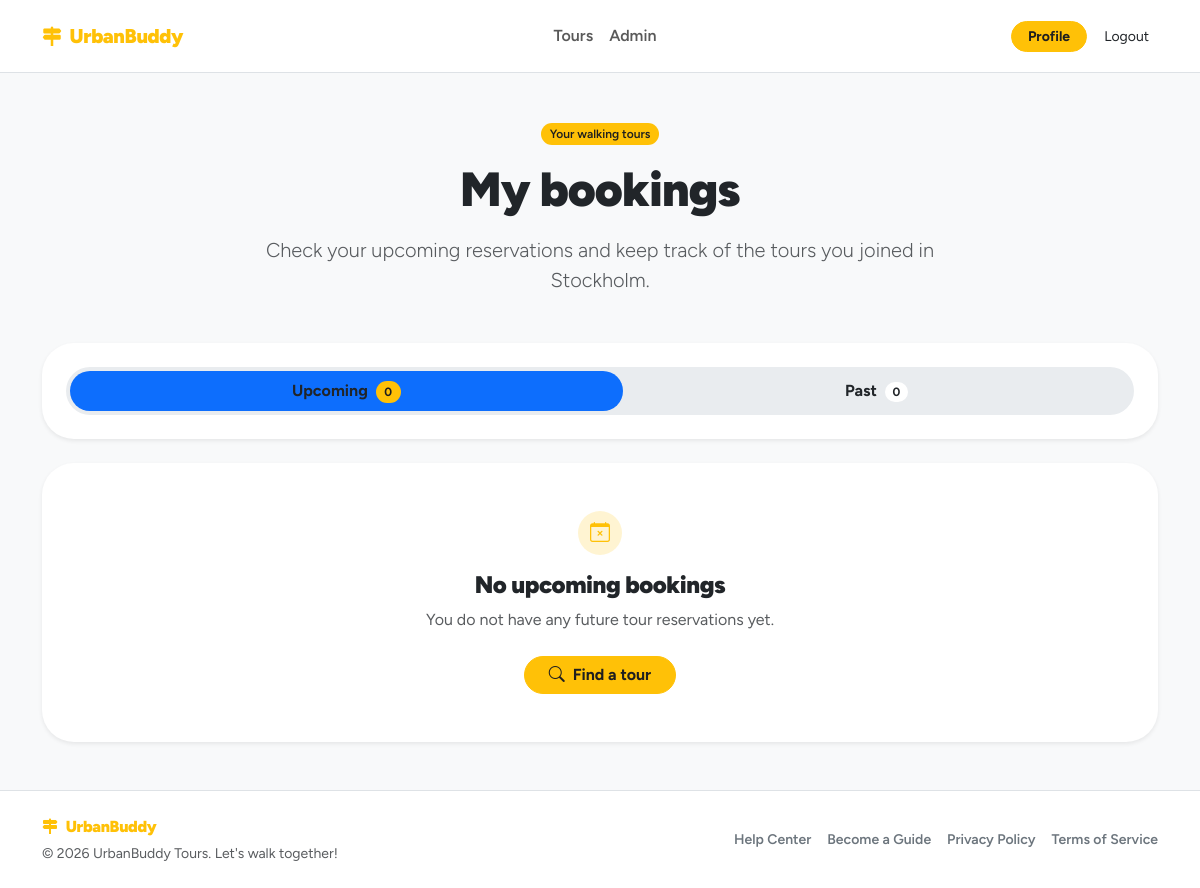
Before: /my-reservations (signed in) with the older database file.
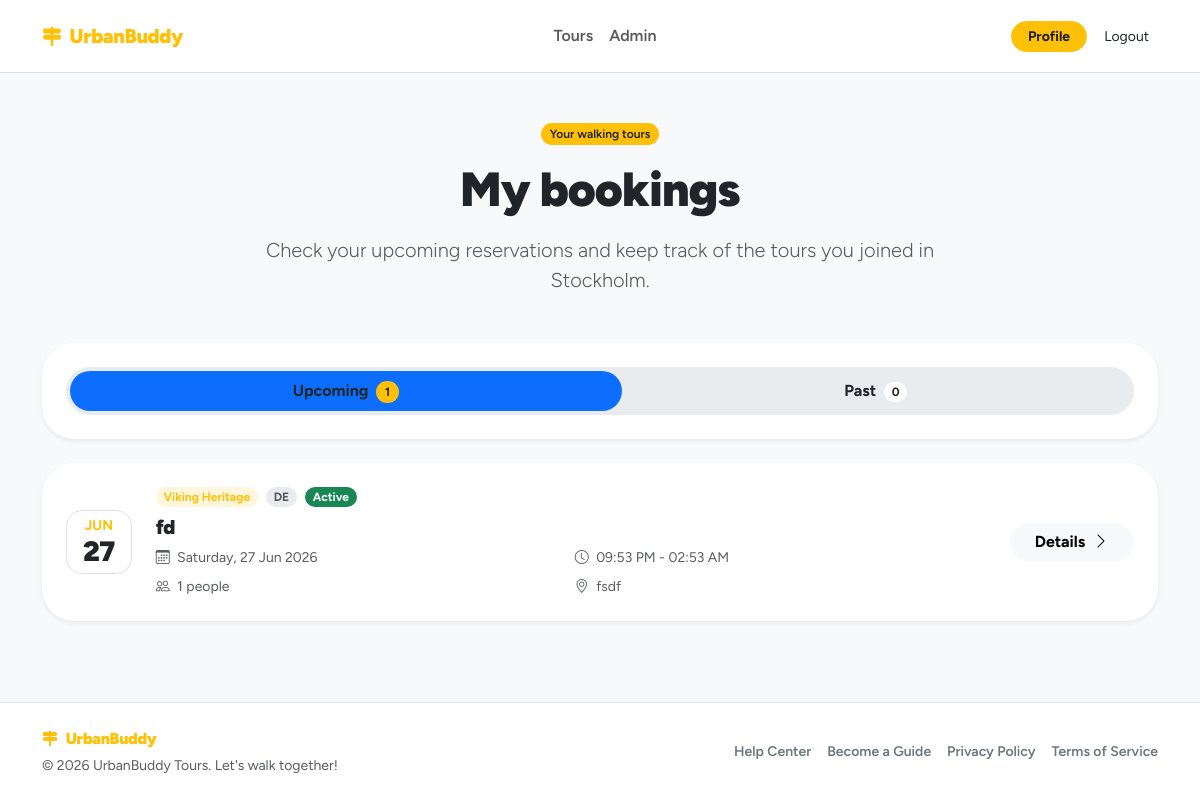
After: the same page with the newer database file.
### tables this page shows
CREATE TABLE tour_reservations (
    id TEXT PRIMARY KEY, -- UUID
    event_id TEXT NOT NULL, -- FK verso UUID
    participant_id TEXT NOT NULL, -- FK verso UUID
    idempotency_key TEXT UNIQUE NOT NULL, -- UUID gestito dal frontend
    total_people INTEGER NOT NULL CHECK(total_people >= 1 AND total_people <= 4),
    additional_names TEXT,
    reminder_sent INTEGER DEFAULT 0 CHECK(reminder_sent IN (0, 1)),
    is_checked_in INTEGER DEFAULT 0 CHECK(is_checked_in IN (0, 1)),
    status TEXT NOT NULL DEFAULT 'active' CHECK(status IN ('active', 'cancelled')),
    created_at TEXT DEFAULT CURRENT_TIMESTAMP,
    updated_at TEXT DEFAULT CURRENT_TIMESTAMP,
    FOREIGN KEY (event_id) REFERENCES tour_events(id),
    FOREIGN KEY (participant_id) REFERENCES users(id)
);

CREATE TABLE themes (
    id INTEGER PRIMARY KEY AUTOINCREMENT, -- Manteniamo autoincrement (Tabella di dominio)
    name TEXT UNIQUE NOT NULL,
	slug TEXT UNIQUE NOT NULL,
    icon TEXT,
    created_at TEXT DEFAULT CURRENT_TIMESTAMP
, primary_color TEXT DEFAULT '#ffc107');

CREATE TABLE tours (
    id TEXT PRIMARY KEY,  -- UUID
    guide_id TEXT NOT NULL, -- FK verso UUID
    theme_id INTEGER NOT NULL,
    language_id INTEGER NOT NULL,
    title TEXT NOT NULL,
    description TEXT NOT NULL,
    meeting_point TEXT NOT NULL,
    duration INTEGER NOT NULL,
    max_participants INTEGER NOT NULL,
    is_deleted INTEGER DEFAULT 0 CHECK(is_deleted IN (0, 1)),
    created_at TEXT DEFAULT CURRENT_TIMESTAMP,
    updated_at TEXT DEFAULT CURRENT_TIMESTAMP,
    FOREIGN KEY (guide_id) REFERENCES users(id) ON DELETE CASCADE,
    FOREIGN KEY (theme_id) REFERENCES themes(id) ON DELETE RESTRICT,
    FOREIGN KEY (language_id) REFERENCES languages(id) ON DELETE RESTRICT
);

### app/public/routes.py (the view)
@public_bp.route("/my-reservations")
@login_required
def my_reservations():
    page_data = build_my_reservations_page_data(current_user.id)
    return render_template(
        "my_reservations.html",
        **page_data,
    )

### app/auth/dao.py (called while the page is built)
    @staticmethod
    def _attach_guide_languages(user: User):
        if user is None:
            return None
        if user.role == "guide":
            user.guide_language_ids = UsersDAO._get_guide_language_ids(user.id)
        return user

    @staticmethod
    def get_user_by_id(user_id: str):
        db = get_db()
        row = db.execute(
            "SELECT * FROM users WHERE id = ?",
            (user_id,)
        ).fetchone()
        user = User.from_row(row)
        return UsersDAO._attach_guide_languages(user)

### app/auth/domain.py (called while the page is built)
    @staticmethod
    def from_row(row):
        if row is None:
            return None
        profile_photo = "default.png"
        if "profile_photo" in row.keys() and row["profile_photo"] is not None:
            profile_photo = row["profile_photo"]
        return User(
            id=row["id"],
            role=row["role"],
            email=row["email"],
            password_hash=row["password_hash"],
            username=row["username"],
            first_name=row["first_name"],
            last_name=row["last_name"],
            profile_photo=profile_photo
        )

### app/auth/routes.py (called while the page is built)
@login_manager.user_loader
def load_user(user_id):
    return UsersDAO.get_user_by_id(user_id)

### app/core/db.py (called while the page is built)
def get_db():
    if 'conn' not in g:
        g.conn = sqlite3.connect(current_app.config["DATABASE"])
        g.conn.row_factory = sqlite3.Row
    return g.conn

### app/core/utils.py (called while the page is built)
def get_object_value(obj, attr_name, default=None):
    if obj is None:
        return default
    value = getattr(obj, attr_name, default)
    if value is None:
        return default
    return value

def get_object_name(obj, fallback="Not specified"):
    return get_object_value(obj, "name", fallback)

def normalize_time(value):
    if value is None:
        return None
    value = str(value).strip()
    if not value:
        return None
    accepted_formats = ["%H:%M", "%H:%M:%S"]
    for accepted_format in accepted_formats:
        try:
            parsed_time = datetime.strptime(value, accepted_format).time()
            return parsed_time.strftime("%H:%M")
        except ValueError:
            pass
    if len(value) >= 5:
        return value[:5]
    return None

def get_now_in_app_timezone():
    return datetime.now(ZoneInfo(APP_TIMEZONE))

def format_theme(theme, fallback="Walking Tour"):
    return get_object_name(theme, fallback)

### app/public/utils.py (called while the page is built)
def get_cover_filename(tour_id):
    photos = TourPhotosDAO.list_photos_by_tour(tour_id)
    if photos:
        return photos[0].filename
    return None

### app/templates/my_reservations.html (shortened to what this page needs)
{% extends "base.html" %}
{% block content %}
<section class="py-5">
    <div class="container">
        <div class="row justify-content-center text-center mb-5">
            <div class="col-lg-8">
                <span class="badge rounded-pill ub-badge fw-semibold mb-3">
                    Your walking tours
                </span>
                <h1 class="display-5 fw-black mb-3">
                    My bookings
                </h1>
                <p class="lead text-body-secondary mb-0">
                    Check your upcoming reservations and keep track of the tours you joined in {{ city_name }}.
                </p>
            </div>
        </div>
        <div class="card border-0 shadow-sm rounded-5 mb-4">
            <div class="card-body p-3 p-md-4">
                <ul class="nav nav-pills nav-fill bg-body-secondary rounded-pill p-1" id="reservationsTabs" role="tablist">
                    <li class="nav-item" role="presentation">
                        <button
                            class="nav-link active rounded-pill fw-bold text-dark"
                            id="upcoming-tab"
                            data-bs-toggle="pill"
                            data-bs-target="#upcoming"
                            type="button"
                            role="tab"
                            aria-controls="upcoming"
                            aria-selected="true"
                        >
                            Upcoming
                            <span class="badge rounded-pill ub-badge ms-1">
                                {{ upcoming_reservations|length }}
                            </span>
                        </button>
                    </li>
                    <li class="nav-item" role="presentation">
                        <button
                            class="nav-link rounded-pill fw-bold text-dark"
                            id="past-tab"
                            data-bs-toggle="pill"
                            data-bs-target="#past"
                            type="button"
                            role="tab"
                            aria-controls="past"
                            aria-selected="false"
                        >
                            Past
                            <span class="badge rounded-pill bg-white text-dark ms-1">
                                {{ past_reservations|length }}
                            </span>
                        </button>
                    </li>
                </ul>
            </div>
        </div>
        <div class="tab-content" id="reservationsTabsContent">
            <div class="tab-pane fade show active" id="upcoming" role="tabpanel" aria-labelledby="upcoming-tab" tabindex="0">
                {% if upcoming_reservations %}
                    <div class="vstack gap-4">
                        {% for reservation in upcoming_reservations %}
                            {% include "components/reservation_card.html" %}
                        {% endfor %}
                    </div>
                {% else %}
                    <div class="card border-0 shadow-sm rounded-5">
                        <div class="card-body text-center py-5">
                            <span class="ub-icon-soft fs-5 mb-3">
                                <i class="bi bi-calendar-x"></i>
                            </span>
                            <h2 class="h4 fw-black mb-2">
                                No upcoming bookings
                            </h2>
                            <p class="text-body-secondary mb-4">
                                You do not have any future tour reservations yet.
                            </p>
                            <a href="{{ url_for('public.home') }}" class="btn ub-btn fw-bold rounded-pill px-4">
                                <i class="bi bi-search me-1"></i>
                                Find a tour
                            </a>
                        </div>
                    </div>
                {% endif %}
            </div>
        </div>
    </div>
</section>
{% endblock %}

### app/templates/base.html (shortened to what this page needs)
<!doctype html>
<html lang="en">
<head>
    <link href="https://cdn.jsdelivr.net/npm/bootstrap@5.3.8/dist/css/bootstrap.min.css" rel="stylesheet">
    <link href="https://cdn.jsdelivr.net/npm/bootstrap-icons@1.11.3/font/bootstrap-icons.css" rel="stylesheet">
    <link rel="stylesheet" href="{{ url_for('static', filename='style.css') }}">
</head>
<body class="d-flex flex-column min-vh-100 bg-body-tertiary">
    {% block header %}
        {% include "partials/header.html" %}
    {% endblock %}
    <main class="flex-grow-1">
        {% block content %}{% endblock %}
    </main>
    {% block footer %}
        {% include "partials/footer.html" %}
    {% endblock %}
</body>
</html>

### app/templates/partials/header.html (shortened to what this page needs)
<nav class="navbar navbar-expand-lg bg-white border-bottom sticky-top py-3">
    <div class="container">
        <a class="navbar-brand d-flex align-items-center gap-2 fw-black ub-brand" href="{{ url_for('public.home') }}">
            <i class="bi bi-signpost-2-fill"></i>
            UrbanBuddy
        </a>
        <div class="collapse navbar-collapse" id="mainNavbar">
            <ul class="navbar-nav mx-auto mb-2 mb-lg-0">
                {% if current_user.is_authenticated %}
                    <li class="nav-item">
                        <a
                            class="nav-link fw-semibold {{ 'active ub-nav-active' if request.endpoint in ['public.home', 'public.tour_listings', 'public.tour_detail'] }}"
                            href="{{ url_for('public.tour_listings') }}"
                        >
                            Tours
                        </a>
                    </li>
                    {% if current_user.role == "admin" %}
                        <li class="nav-item">
                            <a
                                class="nav-link fw-semibold {{ 'active ub-nav-active' if request.endpoint and request.endpoint.startswith('admin.') }}"
                                href="{{ url_for('admin.dashboard') }}"
                            >
                                Admin
                            </a>
                        </li>
                    {% endif %}
                {% endif %}
            </ul>
            <div class="d-flex align-items-center gap-2">
                {% if current_user.is_authenticated %}
                    <a href="{{ url_for('auth.profile') }}" class="btn ub-btn btn-sm fw-bold rounded-pill px-3">
                        Profile
                    </a>
                    <a href="{{ url_for('auth.logout') }}" class="btn btn-link btn-sm text-dark text-decoration-none">
                        Logout
                    </a>
                {% endif %}
            </div>
        </div>
    </div>
</nav>

### app/templates/components/reservation_card.html (shortened to what this page needs)
<article class="card border-0 shadow-sm rounded-5 overflow-hidden">
    <div class="card-body p-4">
        <div class="row g-4 align-items-center">
            <div class="col-auto">
                <div class="bg-white border rounded-4 text-center px-3 py-2">
                    <div class="small fw-bold ub-text text-uppercase lh-1">
                        {{ reservation.date_month }}
                    </div>
                    <div class="h3 fw-black lh-1 mt-1 mb-0">
                        {{ reservation.date_day }}
                    </div>
                </div>
            </div>
            <div class="col">
                <div class="d-flex align-items-center gap-2 flex-wrap mb-2">
                    <span class="badge rounded-pill ub-badge-soft">
                        {{ reservation.theme }}
                    </span>
                    <span class="badge rounded-pill bg-body-secondary text-body-secondary">
                        {{ reservation.language }}
                    </span>
                    <span class="badge rounded-pill {{ reservation.status_class }}">
                        {{ reservation.status_label }}
                    </span>
                </div>
                <h2 class="h5 fw-black mb-2">
                    {{ reservation.title }}
                </h2>
                <div class="row g-2 small text-body-secondary">
                    <div class="col-md-6">
                        <i class="bi bi-calendar3 me-1"></i>
                        {{ reservation.date_label }}
                    </div>
                    <div class="col-md-6">
                        <i class="bi bi-clock me-1"></i>
                        {{ reservation.time_range }}
                    </div>
                    <div class="col-md-6">
                        <i class="bi bi-people me-1"></i>
                        {{ reservation.total_people }} people
                    </div>
                    <div class="col-md-6">
                        <i class="bi bi-geo-alt me-1"></i>
                        {{ reservation.meeting_point }}
                    </div>
                </div>
            </div>
            <div class="col-lg-auto">
                <a
                    href="{{ url_for('public.reservation_detail', reservation_id=reservation.id) }}"
                    class="btn btn-light fw-bold rounded-pill px-4"
                >
                    Details
                    <i class="bi bi-chevron-right ms-1"></i>
                </a>
            </div>
        </div>
    </div>
</article>

### app/templates/partials/footer.html
<footer class="bg-white border-top py-4 mt-auto">
    <div class="container">
        <div class="row align-items-center gy-3">
            <div class="col-md-5">
                <a class="navbar-brand d-inline-flex align-items-center gap-2 fw-black ub-brand mb-1" href="{{ url_for('public.home') }}">
                    <i class="bi bi-signpost-2-fill"></i>
                    UrbanBuddy
                </a>
                <p class="small text-body-secondary mb-0">
                    © 2026 UrbanBuddy Tours. Let's walk together!
                </p>
            </div>
            <div class="col-md-7">
                <ul class="nav justify-content-md-end gap-md-3 small fw-semibold">
                    <li class="nav-item">
                        <a class="nav-link px-0 link-secondary" href="#">Help Center</a>
                    </li>
                    <li class="nav-item">
                        <a class="nav-link px-0 link-secondary" href="{{ url_for('auth.signup') }}">Become a Guide</a>
                    </li>
                    <li class="nav-item">
                        <a class="nav-link px-0 link-secondary" href="#">Privacy Policy</a>
                    </li>
                    <li class="nav-item">
                        <a class="nav-link px-0 link-secondary" href="#">Terms of Service</a>
                    </li>
                </ul>
            </div>
        </div>
    </div>
</footer>

### app/static/style.css (style rules this page uses)
:root { --bs-body-font-family: "Figtree", system-ui, -apple-system, "Segoe UI", Roboto, sans-serif; --ub-primary: #ffc107; --ub-primary-rgb: 255, 193, 7; --ub-on-primary: #1f1f1f; --ub-primary-soft-opacity: 0.18; }
.fw-black { font-weight: 900; letter-spacing: -0.02em; }
.ub-text { color: var(--ub-primary) !important; }
.ub-badge { color: var(--ub-on-primary); background-color: var(--ub-primary); border: 1px solid rgba(var(--ub-primary-rgb), 0.35); }
.ub-badge-soft { color: var(--ub-primary); background-color: rgba(var(--ub-primary-rgb), 0.14); }
.ub-btn { color: var(--ub-on-primary); background-color: var(--ub-primary); border-color: var(--ub-primary); }
.ub-brand { color: var(--ub-primary) !important; }

Changed rows visible on the page:
added tour_reservations: date_month "JUN", date_day "27", theme "Viking Heritage", language "DE", status_label "Active", title "fd", date_label "Saturday, 27 Jun 2026", time_range "09:53 PM - 02:53 AM", total_people "1", meeting_point "fsdf"
Other visible differences:
{{ upcoming_reservations|length }}: "0" → "1"
text no longer shown: "No upcoming bookings You do not have any future tour reservations yet. Find a tour"
